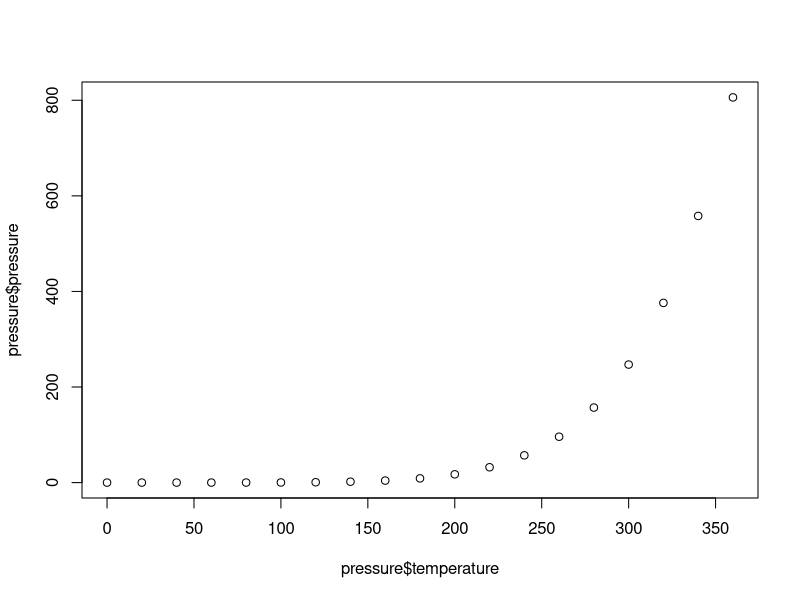
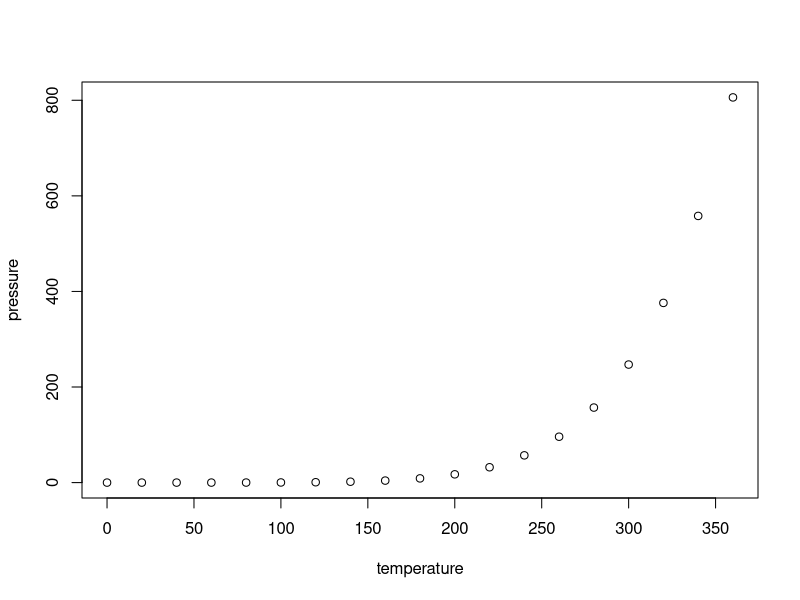
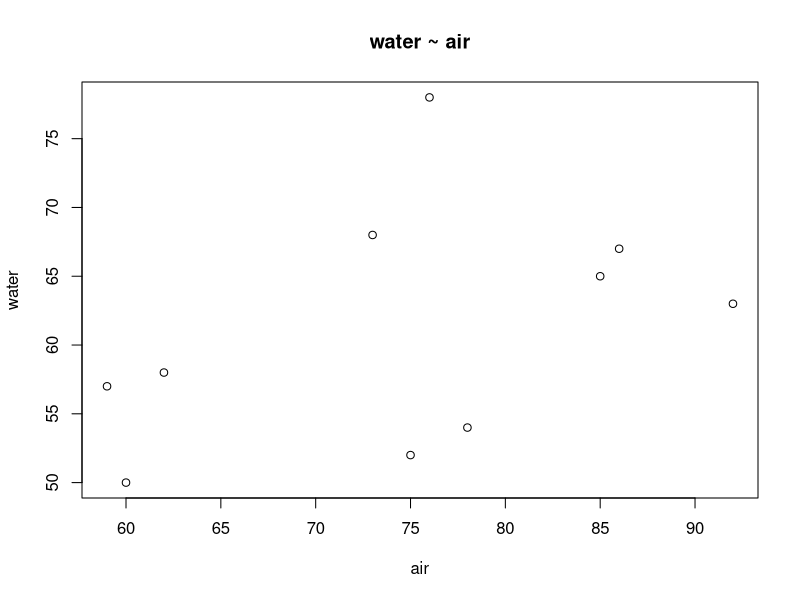
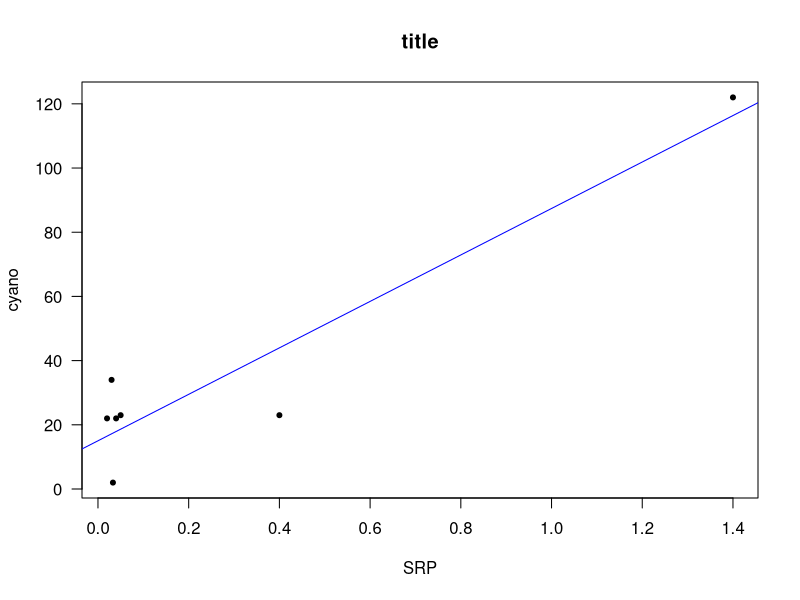
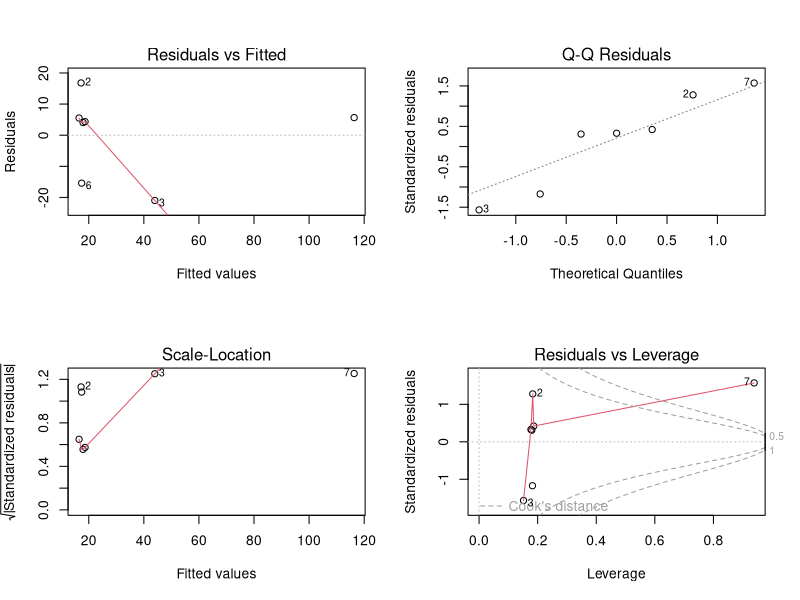
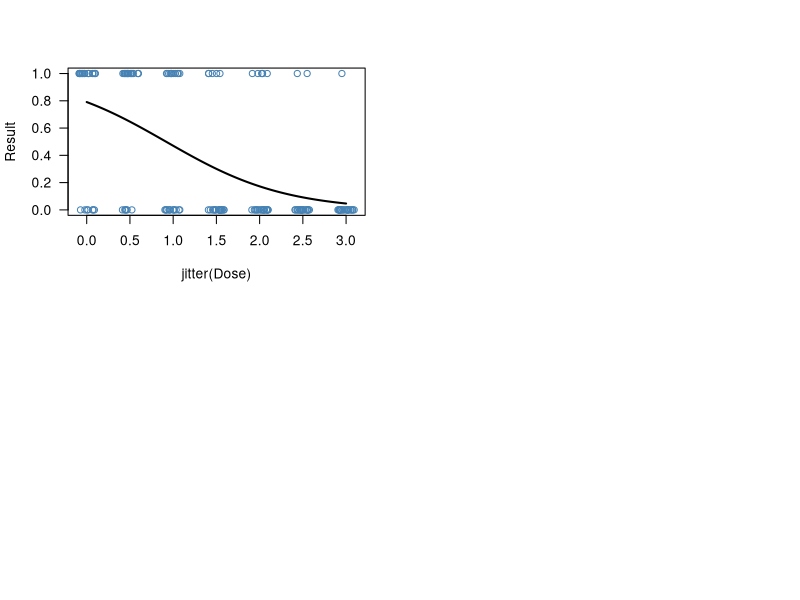
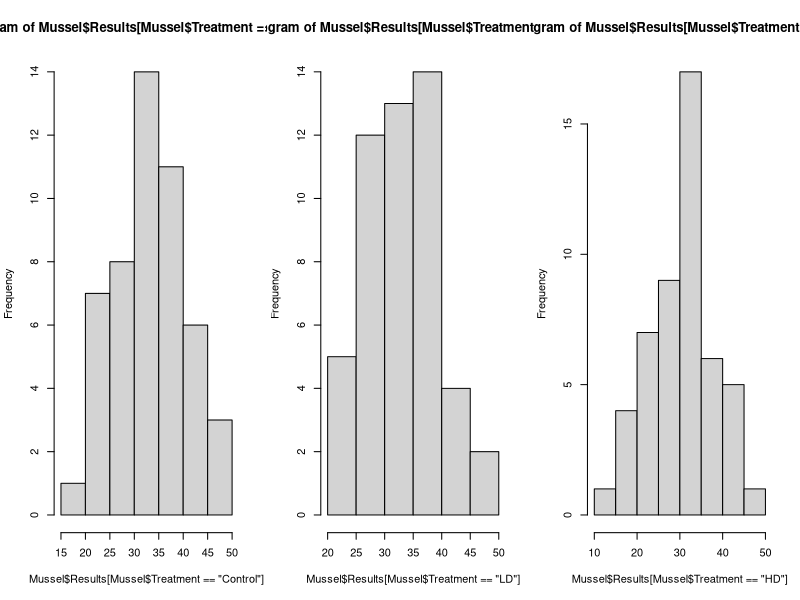
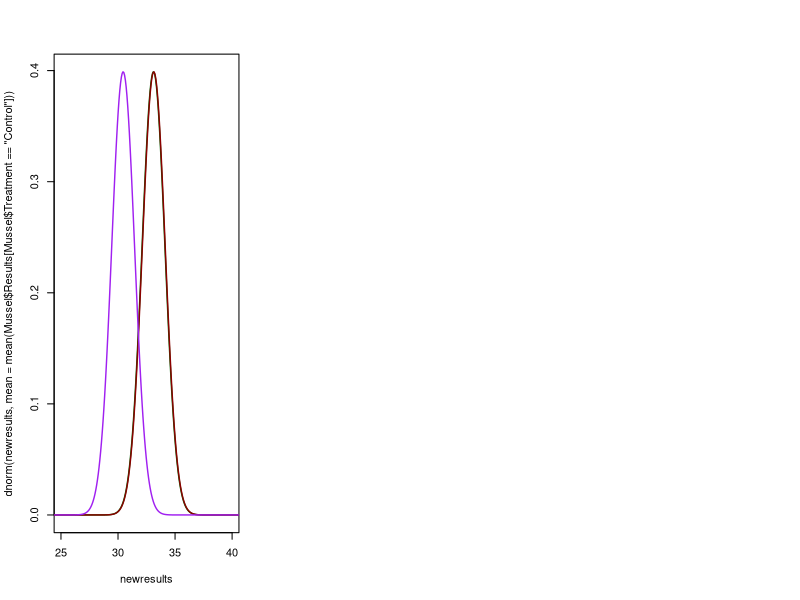

R code for these plots, in order: (Note: this script raises an error after producing the figures.)
## ---- chunk 1
knitr::opts_chunk$set(echo = TRUE)
## ---- chunk 2
knitr::include_graphics("https://github.com/marclos/beginnersluck/raw/master/Stats/EA30_Study_Guide/Calystegic_purpurata.jpg") 
## ---- chunk 3
knitr::include_graphics("https://github.com/marclos/beginnersluck/raw/master/Stats/EA30_Study_Guide/Calystegic_purpurata.jpg") 
## ---- chunk 4

knitr::include_graphics("https://github.com/marclos/beginnersluck/raw/master/Stats/EA30_Study_Guide/Rubus_ursinus.jpg") 
## ---- chunk 5
summary(cars) # extract summary statistics from built-in cars dataset.
## ---- chunk 6
str(pressure)
## ---- chunk 7

## ---- chunk 8
plot(x=pressure$temperature, y=pressure$pressure) # Notice the data.frame is explicitly referenced and then the variable of interest after the dollar symbol.
## ---- chunk 9
plot(pressure ~ temperature, data=pressure) # in this case the data.frame is called by the "data=" argument.
## ---- chunk 10
knitr::include_graphics("https://github.com/marclos/beginnersluck/raw/master/Stats/EA30_Study_Guide/Calochortus_plummerae.jpg") 
## ---- chunk 11
water = c(50, 52, 65, 67, 68, 78, 54, 63, 57, 58)
air = c(60, 75, 85, 86, 73, 76, 78, 92, 59,62)
lm(formula = water ~ air)

## ---- chunk 12
plot(x=air, y=water, main="water ~ air")  

## ---- chunk 13
SRP <- c(.02, .03, 0.4, 0.04, .05, 0.033, 1.4)
cyano<- c(22, 34, 23, 22, 23, 2, 122)

## ---- chunk 14
HAB.lm = lm(cyano ~ SRP)
HAB.lm 
## ---- chunk 15
summary(HAB.lm)
## ---- chunk 16
plot(cyano ~ SRP, las=1, main="title", pch=20)
abline(HAB.lm, col="blue")
## ---- chunk 17
par(mfrow=c(2,2))
plot(HAB.lm)## mfrow allows you to creat a number of plot in one graph, you have to provide a vector of the number of rows and number of columns 
##the par() function creates multiple plots at one
##Allows you to plot multiple points, the mfrow function allows you to split the screen into panels (basically split your screen)
## plot(HAB.lm) is plot diagnostics 


## ---- chunk 18
Anscombe = as.data.frame(
  matrix(c(
    1, 10, 10, 10, 8, 8.04, 9.14, 7.46, 6.58, 
    2, 8, 8, 8, 8, 6.95, 8.14, 6.77, 5.76,
    3, 13, 13, 13, 8, 7.58, 8.74, 12.74, 7.71,
    4,  9, 9, 9, 8, 8.81, 8.77, 7.11, 8.84,
    5, 11, 11, 11, 8, 8.33, 9.26, 7.81, 8.47,
    6, 14, 14, 14, 8, 9.96, 8.10, 8.84, 7.04,
    7,  6, 6, 6, 8, 7.24, 6.13, 6.08, 5.25,
    8,  4, 4, 4, 19, 4.26, 3.10, 5.39, 12.50,
    9, 12, 12, 12, 8, 10.84, 9.13, 8.15, 5.56,
    10, 7, 7, 7, 8, 4.82, 7.26, 6.42, 7.91,
    11, 5, 5, 5, 8, 5.68, 4.74, 5.73, 6.89), 
    nrow=11,  byrow=TRUE))


names(Anscombe) = c("Obs.", "x1", "x2", "x3", "x4", "y1", "y2", "y3", "y4")

## ---- chunk 19
Dose = c(0.0, 0.5, 1.0, 1.5, 2.0, 2.5, 3.0)
Survived = c(18, 19, 12, 5, 6, 2, 1)
Died = c(7, 6, 13, 20, 19, 23, 24)

Survived.1 = data.frame(Dose = rep(Dose, Survived), Result = 1)
Died.1 = data.frame(Dose = rep(Dose, Died), Result = 0)

Results.df = rbind(Survived.1, Died.1)
str(Results.df)
Results.df <- Results.df[order(Results.df$Dose),]

## ---- chunk 20
table(Results.df)

## ---- chunk 21
# Results.df$Result <- as.factor(Results.df$Result)
Results.logit <- glm(Result ~ Dose, data = Results.df, family = "binomial")
## ---- chunk 22
summary(Results.logit)
## ---- chunk 23
# define new data frame that contains predictor variable
newdata <- data.frame(Dose=seq(min(Results.df$Dose), max(Results.df$Dose),len=100))

# use fitted model to predict values of vs
newdata$Result = predict(Results.logit, newdata, type="response")
## ---- chunk 24

# plot logistic regression curve
plot(Result ~ jitter(Dose), data=Results.df, col="steelblue", las=1)
lines(Result ~ Dose, newdata, lwd=2)

## ---- chunk 25
# R code not printed with "echo=FALSE"
mesocosm = rep(1:15, 10); mesocosm
treatment = c(rep("Control", 50), rep("LD", 50), rep("HD", 50)); treatment
day = rep(1, times=10 ); day
results = round(c(rnorm(50, 35, 8), rnorm(50, 33, 8), rnorm(50, 31, 8)), 1); results
Mussel = data.frame(Mesocosm = mesocosm, Treatment = treatment, Day=day, Results=results)
## ---- chunk 26
head(Mussel)
## ---- chunk 27
par(mfrow=c(1,3))
hist(Mussel$Results[Mussel$Treatment=="Control"])
hist(Mussel$Results[Mussel$Treatment=="LD"])
hist(Mussel$Results[Mussel$Treatment=="HD"])

## ---- chunk 28

Mussel.aov <- aov(results ~ treatment, data=Mussel)
## ---- chunk 29

summary(Mussel.aov)
## ---- chunk 30
newresults = seq(min(Mussel$Results), max(Mussel$Results), length=500)
plot(newresults, dnorm(newresults, mean=mean(Mussel$Results[Mussel$Treatment=="Control"])), ty="l", xlim=c(25,40), col="darkgreen", lwd=1.4)
lines(newresults, dnorm(newresults, mean=mean(Mussel$Results[Mussel$Treatment=="LD"])), ty="l", col="darkred", lwd=1.4)
lines(newresults, dnorm(newresults, mean=mean(Mussel$Results[Mussel$Treatment=="HD"])), ty="l", col="purple", lwd=1.4)

## ---- chunk 31
groupmeans <- c(550, 598, 598, 646)
n <- c(seq(2,10,by=1),seq(12,20,by=2),seq(25,50,by=5))
groups = 4
              n = NA
    between.var = 1536
     within.var = 6400
      sig.level = 0.05
      power = .823
p <- power.anova.test(groups = length(groupmeans), 
between.var = var(groupmeans), within.var = 6400, 
power=0.823,sig.level=0.05,n=NULL)
p
## ---- chunk 32
knitr::include_graphics("https://github.com/marclos/beginnersluck/raw/master/Stats/EA30_Study_Guide/type-i-ii-error.jpg") 
## ---- chunk 33

groupmeans <- c(550, 598, 598, 646)
between.var = var(groupmeans)
within.var = 6400
sig.level = 0.05

n <- c(seq(2,10,by=1),seq(12,20,by=2),seq(25,50,by=5))

# power = null
p <- power.anova.test(groups = length(groupmeans), 
      between.var = var(groupmeans), 
      within.var = 6400, 
      n = n, power= NULL,
      sig.level=0.05)
p

plot(n, p$power)
## ---- chunk 34
HAB.tab = c(20, 15, 98, 223)
sum(HAB.tab)
dim(HAB.tab) = c(2,2)
dimnames(HAB.tab) = list(c("Non-HAB", "HAB"), c("No Hospitalizations", "Hospitalizations"))

HAB.tab

# HAB.mat = matrix(HAB.tab, nrow=2)
## ---- chunk 35
table(HAB.tab)
## ---- chunk 36

chisq.test(HAB.tab)
## ---- chunk 37
(x <- c(1, 2, 3, 4, 5)) # create a vector of x values 
(y <- c(1, 2, 1.3, 3.75, 2.25)) #2.	create a vector of y-values 
regression.ex.df = data.frame(X=x, Y=y) #make a data frame… (don’t know the function)
par(las=1)
plot(y ~ x, data=regression.ex.df, pch=20)
regression.ex.lm = lm(y~x, data=regression.ex.df)
abline(coef(regression.ex.lm))
regression.ex.df$Residuals = as.vector(resid(regression.ex.lm))
regression.ex.df$Predicted = as.vector(predict(regression.ex.lm, newdata=data.frame(predicted = x)))
regression.ex.df$Color = c("red", "blue", "green", "yellow", "pink")
#lines.mat = mat()
#(xy.coords.ex = xy.coords(rep(x, times=2), c(regression.ex.df$Predicted, c(regression.ex.df$Predicted + regression.ex.df$Residuals))))
#xy.coords.ex[order(xy.coords.ex$x)]
for(i in 1:nrow(regression.ex.df)){
lines(c(regression.ex.df$X[i], regression.ex.df$X[i]), c(regression.ex.df$Predicted[i], c(regression.ex.df$Predicted[i] + regression.ex.df$Residuals[i])), col=regression.ex.df$Color[i], lwd=2)
}
#lines(x[1], regression.ex.df$Predicted[1], x, c(regression.ex.df$Predicted[1] + regression.ex.df$Residuals[1]), color=
